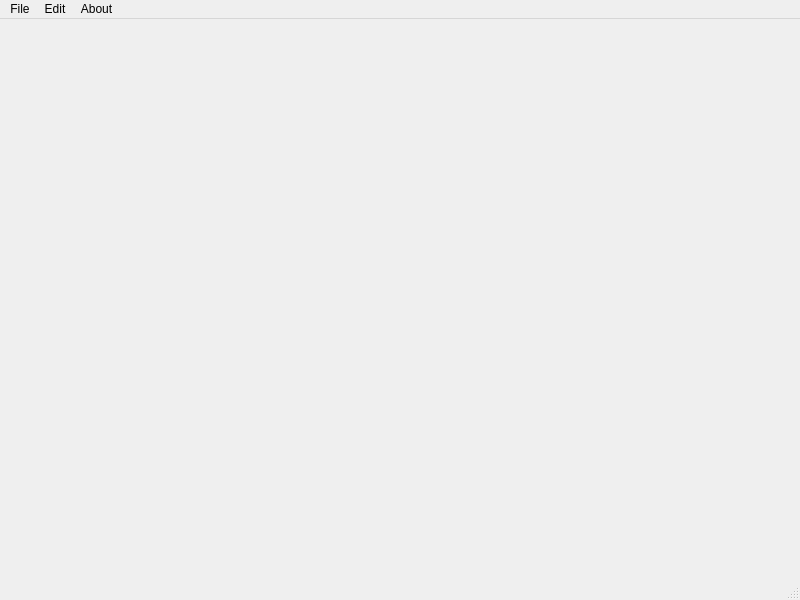
<?xml version="1.0" encoding="UTF-8"?>
<ui version="4.0">
 <class>MainWindow</class>
 <widget class="QMainWindow" name="MainWindow">
  <property name="geometry">
   <rect>
    <x>0</x>
    <y>0</y>
    <width>800</width>
    <height>600</height>
   </rect>
  </property>
  <property name="windowTitle">
   <string>MainWindow</string>
  </property>
  <widget class="QWidget" name="centralwidget"/>
  <widget class="QMenuBar" name="menubar">
   <property name="geometry">
    <rect>
     <x>0</x>
     <y>0</y>
     <width>800</width>
     <height>22</height>
    </rect>
   </property>
   <widget class="QMenu" name="menuFile">
    <property name="title">
     <string>File</string>
    </property>
    <addaction name="actionOpen"/>
    <addaction name="actionSave"/>
    <addaction name="separator"/>
    <addaction name="actionQuit"/>
   </widget>
   <widget class="QMenu" name="menuEdit">
    <property name="title">
     <string>Edit</string>
    </property>
    <addaction name="actionUndo"/>
    <addaction name="actionRedo"/>
   </widget>
   <widget class="QMenu" name="menuAbout">
    <property name="title">
     <string>About</string>
    </property>
    <addaction name="actionAbout"/>
    <addaction name="actionAbout_Qt"/>
   </widget>
   <addaction name="menuFile"/>
   <addaction name="menuEdit"/>
   <addaction name="menuAbout"/>
  </widget>
  <widget class="QStatusBar" name="statusbar"/>
  <action name="actionOpen">
   <property name="text">
    <string>Open</string>
   </property>
  </action>
  <action name="actionSave">
   <property name="text">
    <string>Save</string>
   </property>
  </action>
  <action name="actionQuit">
   <property name="text">
    <string>Quit</string>
   </property>
  </action>
  <action name="actionUndo">
   <property name="text">
    <string>Undo</string>
   </property>
  </action>
  <action name="actionRedo">
   <property name="text">
    <string>Redo</string>
   </property>
  </action>
  <action name="actionAbout">
   <property name="text">
    <string>About</string>
   </property>
  </action>
  <action name="actionAbout_Qt">
   <property name="text">
    <string>About Qt</string>
   </property>
  </action>
  <action name="actiondsed">
   <property name="text">
    <string>dsed</string>
   </property>
  </action>
  <action name="actionfsef">
   <property name="text">
    <string>fsef</string>
   </property>
  </action>
  <action name="actionfsef_2">
   <property name="text">
    <string>fsef</string>
   </property>
  </action>
 </widget>
 <resources/>
 <connections/>
</ui>
